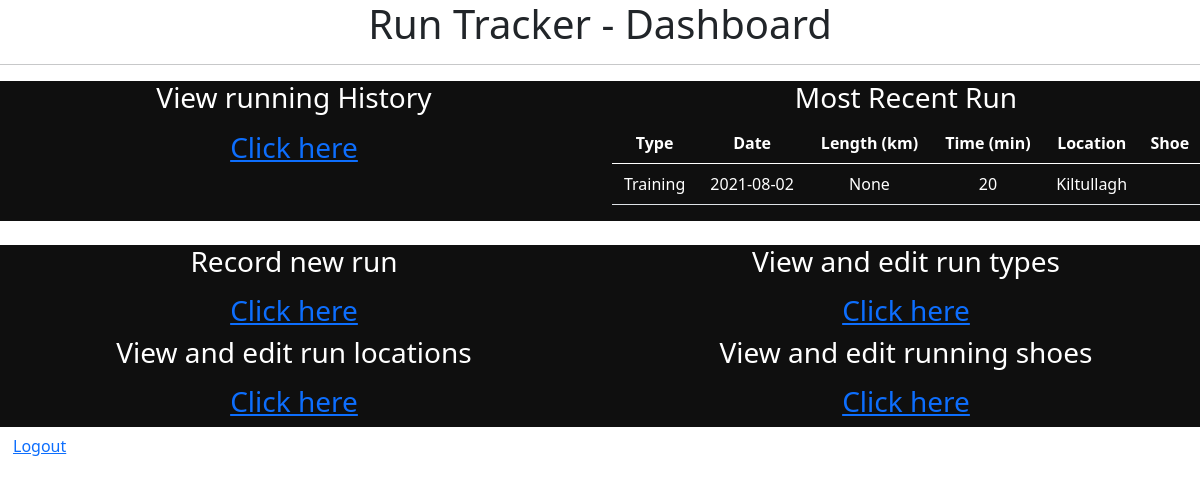
Screenshot of / (signed in) with the database file from the repository.
### Model/Run.py (models this page shows, shortened)
class Run(db.Model):
    __tablename__ = 'runs'
    id = db.Column('run_id', db.Integer, primary_key = True)
    length = db.Column(db.String(50))
    location = db.Column(db.Integer, ForeignKey('runlocation.runlocation_id'))
    time = db.Column(db.String(10))
    shoe = db.Column(db.Integer, ForeignKey('shoes.shoe_id'))
    userid = db.Column(db.Integer,ForeignKey('user.id' ))
    date = db.Column(db.String(10))
    typeofrun = db.Column(db.Integer, ForeignKey('runtype.runtype_id'))
    related_type_of_run = relationship('Runtype', backref='Run',lazy="joined")
    related_location_of_run = relationship('Runlocation', backref='Run',lazy="joined")
    related_shoe_of_run = relationship('Shoe', backref='Run',lazy="joined")

### Model/Runtype.py (models this page shows, shortened)
class Runtype(db.Model):
    __tablename__ = 'runtype'
    id = db.Column('runtype_id', db.Integer, primary_key = True)
    description = db.Column(db.String(100))
    userid = db.Column(db.Integer,ForeignKey('user.id' ))

### Model/Runlocation.py (models this page shows, shortened)
class Runlocation(db.Model):
    __tablename__ = 'runlocation'
    id = db.Column('runlocation_id', db.Integer, primary_key = True)
    description = db.Column(db.String(100))
    userid = db.Column(db.Integer,ForeignKey('user.id' ))

### Controllers/RunController.py (the view)
@options_run.route("/")
@login_required
def run_options():
    runs = Run.query.filter_by(userid = current_user.id).order_by(desc(Run.date)).limit(1)
    return render_template('run_options.html',recent = runs)

### main.py (called while the page is built)
@login_manager.user_loader
def load_user(user_id):
    return User.query.get(int(user_id))

### Templates/run_options.html (shortened to what this page needs)
<!DOCTYPE html>
<html lang = "en">
   <head>
      <link href="https://cdn.jsdelivr.net/npm/bootstrap@5.0.2/dist/css/bootstrap.min.css" rel="stylesheet"></head>
   <body>
      <div class="col-sm-12 text-center" style="background-color:rgb(255, 255, 255);">
         <h1> Run Tracker - Dashboard</h1>
         </div>
      <hr/>
<div class="row">
<div class="col-sm-6 text-center text-white" style="background-color:rgb(15, 15, 15);">
   <h3> View running History <p></p> <a href = "{{ url_for('data_run.run_data') }}"> Click here
      </a></h3>
   </div>
<div class="col-sm-6 text-center text-white" style="background-color:rgb(15, 15, 15);">
   <h3>Most Recent Run</h3>
               <table class="table table-hover text-white">
               <thead>
                   <tr>
                       <th>Type</th>
                       <th>Date</th>
                       <th>Length (km)</th>
                       <th>Time (min)</th>
                       <th>Location </th>
                       <th>Shoe </th>
                   </tr>
               </thead>
               <tbody class="text-center">
               {% for row in recent| batch(1) %}
                  {% include "run_recent.html" %}
              {% endfor %}
               </tbody>
               </table>
            </div>
</div><br>
<div class="row">
   <div class="col-sm-6 text-center text-white" style="background-color:rgb(15, 15, 15);">
      <h3>Record new run <p></p><a href = "{{ url_for('new_run.run_new') }}"> Click here
         </a></h3>
      </div>
   <div class="col-sm-6 text-center text-white" style="background-color:rgb(15, 15, 15);">
      <h3> View and edit run types <p></p> <a href = "{{ url_for('options_type.type_options') }}"> Click here
         </a></h3>
      </div>
   </div>
   <div class="row">
   <div class="col-sm-6 text-center text-white" style="background-color:rgb(15, 15, 15);">
         <h3>View and edit run locations <p></p><a href = "{{ url_for('options_location.location_options') }}"> Click here
            </a></h3>
         </div>
   <div class="col-sm-6 text-center text-white" style="background-color:rgb(15, 15, 15);">
            <h3>View and edit running shoes <p></p><a href = "{{ url_for('options_shoe.shoe_options') }}"> Click here
               </a></h3>
            </div>
</div>
<div class="btn text-center">
   <a href = "{{ url_for('auth.logout') }}"> Logout
      </a>
   </div>
</html>

### Templates/run_recent.html
<tr>
    <td>{{ row[0].related_type_of_run.description}}</td>
    <td>{{ row[0].date }}</td>
    <td>{{ row[0].length }}</td>
    <td>{{ row[0].time }}</td>
    <td>{{ row[0].related_location_of_run.description}}</td>
    <td>{{ row[0].related_shoe_of_run.description}}</td>
</tr>

### rows the page displays
Run: description "Training", date "2021-08-02", length "None", time "20", description "Kiltullagh"
